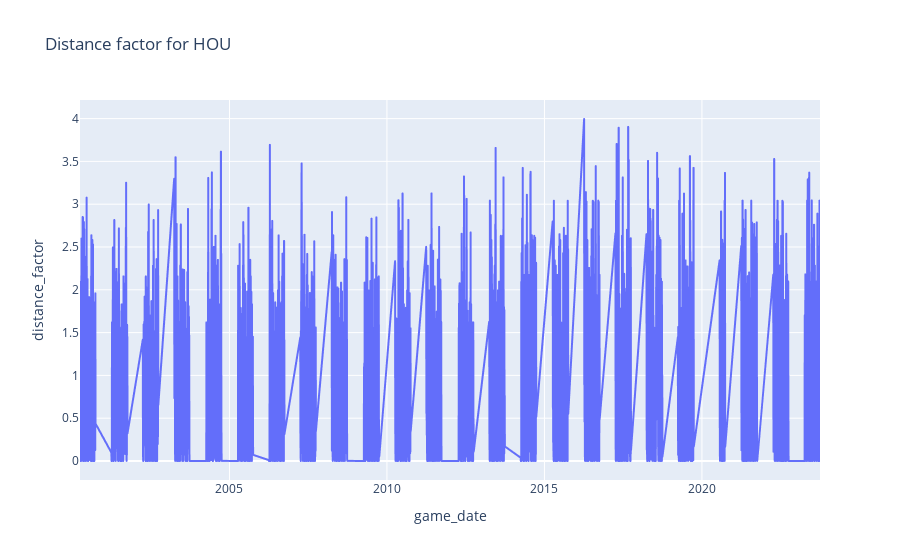

The cell this chart's notebook holds for it:
### Code cell
# plot a graph showing home_team_distance over time of the team 'HOU'(home_team or away_team)
import matplotlib.pyplot as plt


# Use plotly to plot the graph
import plotly.express as px

fig = px.line(merged_df, x='game_date', y='distance_factor', title='Distance factor for HOU')
fig.show()

### Figure 1 — Plotly figure (JSON) as saved in the notebook; plotly's stock layout.template omitted (floating-point values rounded to 4 significant figures; data arrays with more than 128 entries replaced by an {"elided": "..."} marker saying what was removed)
{"data": [{"hovertemplate": "game_date=%{x}<br>distance_factor=%{y}<extra></extra>", "legendgroup": "", "line": {"color": "#636efa", "dash": "solid"}, "marker": {"symbol": "circle"}, "mode": "lines", "name": "", "showlegend": false, "type": "scattergl", "x": {"elided": "3784 str values"}, "xaxis": "x", "y": {"elided": "3784 float values"}, "yaxis": "y"}], "layout": {"legend": {"tracegroupgap": 0}, "title": {"text": "Distance factor for HOU"}, "xaxis": {"anchor": "y", "domain": [0, 1], "title": {"text": "game_date"}}, "yaxis": {"anchor": "x", "domain": [0, 1], "title": {"text": "distance_factor"}}}}
